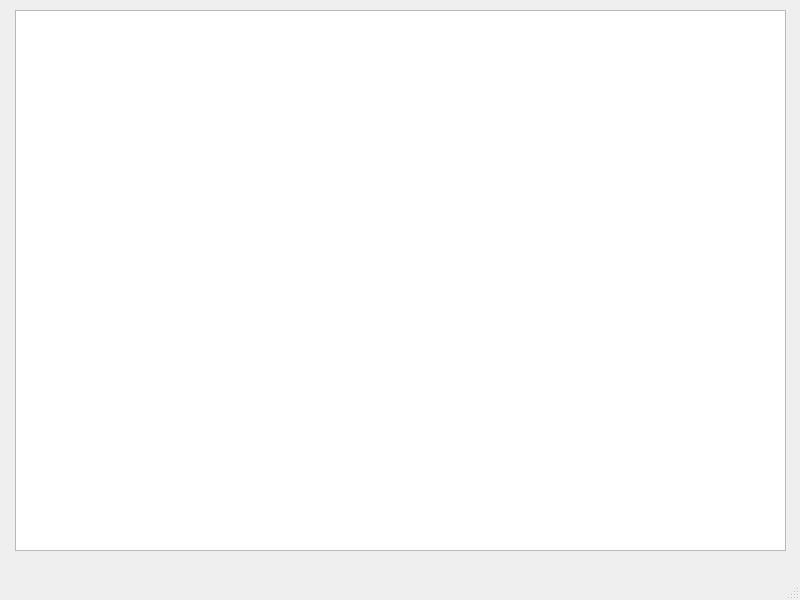
<?xml version="1.0" encoding="UTF-8"?>
<ui version="4.0">
 <class>MainWindow</class>
 <widget class="QMainWindow" name="MainWindow">
  <property name="geometry">
   <rect>
    <x>0</x>
    <y>0</y>
    <width>800</width>
    <height>600</height>
   </rect>
  </property>
  <property name="windowTitle">
   <string>CoffeeProject</string>
  </property>
  <widget class="QWidget" name="centralwidget">
   <widget class="QTableWidget" name="tableWidget">
    <property name="geometry">
     <rect>
      <x>15</x>
      <y>10</y>
      <width>771</width>
      <height>541</height>
     </rect>
    </property>
   </widget>
  </widget>
  <widget class="QMenuBar" name="menubar">
   <property name="geometry">
    <rect>
     <x>0</x>
     <y>0</y>
     <width>800</width>
     <height>21</height>
    </rect>
   </property>
  </widget>
  <widget class="QStatusBar" name="statusbar"/>
 </widget>
 <resources/>
 <connections/>
</ui>
